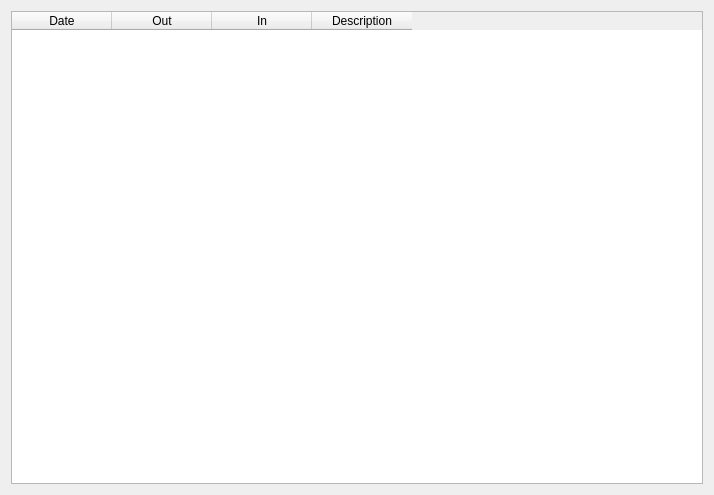
<?xml version="1.0" encoding="UTF-8"?>
<ui version="4.0">
 <class>MovementsTable</class>
 <widget class="QWidget" name="MovementsTable">
  <property name="geometry">
   <rect>
    <x>0</x>
    <y>0</y>
    <width>714</width>
    <height>495</height>
   </rect>
  </property>
  <property name="windowTitle">
   <string>Form</string>
  </property>
  <layout class="QVBoxLayout" name="verticalLayout">
   <item>
    <widget class="QTableWidget" name="qtw_movements">
     <column>
      <property name="text">
       <string>Date</string>
      </property>
     </column>
     <column>
      <property name="text">
       <string>Out</string>
      </property>
     </column>
     <column>
      <property name="text">
       <string>In</string>
      </property>
     </column>
     <column>
      <property name="text">
       <string>Description</string>
      </property>
     </column>
    </widget>
   </item>
  </layout>
 </widget>
 <resources/>
 <connections/>
</ui>
